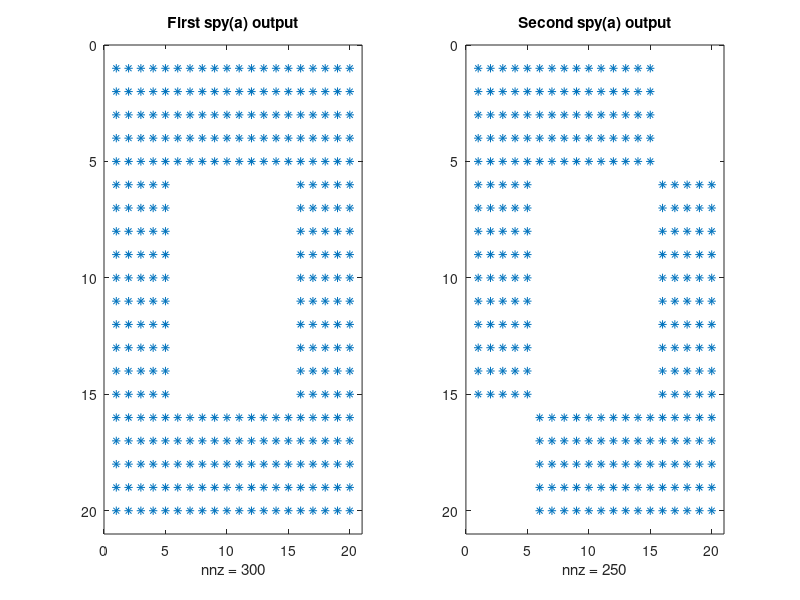

Reproduce this figure in MATLAB.
clc;
clear;
close all;
a=ones(20);
a(6:15,6:15)=zeros(10)
subplot(1,2,1);
spy(a);
title('First spy(a) output');
a(1:5,end-4:end)=zeros(5);
a(end-4:end,1:5)=zeros(5);
subplot(1,2,2);
spy(a);
title('Second spy(a) output');
